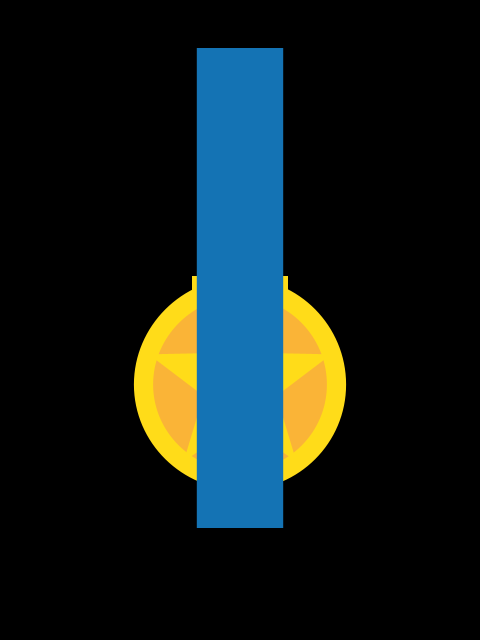
Frame 1 (no input)
Frame 2 (the mouse pressed at the canvas centre, redrawn once): identical to frame 1, image omitted

The Processing sketch that drew this single still picture (run headless with seeded random() and noise(); the mouse was pressed at the canvas centre and the sketch redrawn once):

// Processing sketch: wreck_it_ralph
// ── wreck_it_ralph.pde
// Manuale di Programmazione Cinematografica
// Daniele Olmisani, 2019

// Wreck-It Ralph (2012)


final color PAPER = color(0);
final color INK1 = color(255, 220, 25);
final color INK2 = color(250, 180, 55);
final color INK3 = color(20, 115, 180);


void setup() {
  size(480, 640);
  noLoop();
}

void draw() {
  
  final float S =  min(width, height);
  final float U = 0.002;
  
  randomSeed(0);
  
  translate(0.5*width, 0.6*height);
  scale(S);
  
  background(PAPER);
  
  fill(INK2);
  stroke(INK1);
  strokeWeight(20*U);
  
  ellipse(0.0 ,0.0, 0.4, 0.4);
  
  noStroke();
  fill(INK1);
  drawStar(0.00, 0.00, 0.20, 0.08);
  
  rectMode(CENTER);
  rect(0.0, -0.2, 0.2, 0.05);
  
  fill(INK3);
  rectMode(CORNERS);
  rect(-0.09, -0.7, 0.09, 0.3);
 
  save("wreck-it-ralph.png");
}


void drawStar(float x, float y, float r1, float r2) {
  
  float angle = TWO_PI / 5;
  float halfAngle = angle/2.0;
  beginShape();
  for (float a = 0.5*halfAngle; a < TWO_PI; a += angle) {
    float sx = x + cos(a) * r2;
    float sy = y + sin(a) * r2;
    vertex(sx, sy);
    sx = x + cos(a+halfAngle) * r1;
    sy = y + sin(a+halfAngle) * r1;
    vertex(sx, sy);
  }
  endShape(CLOSE);
}
